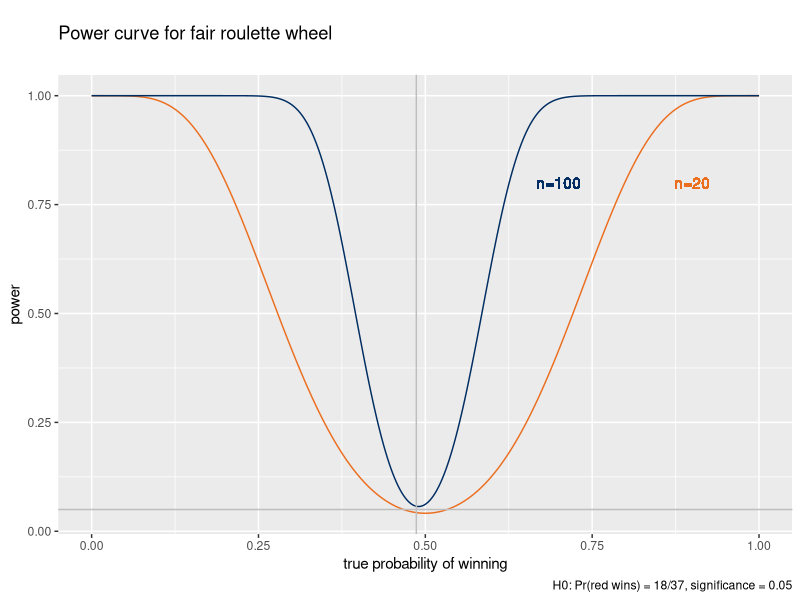
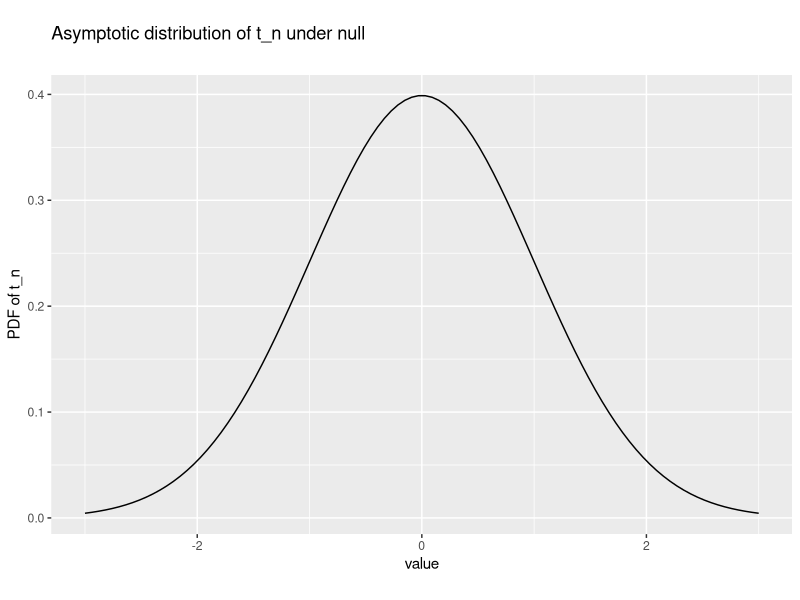
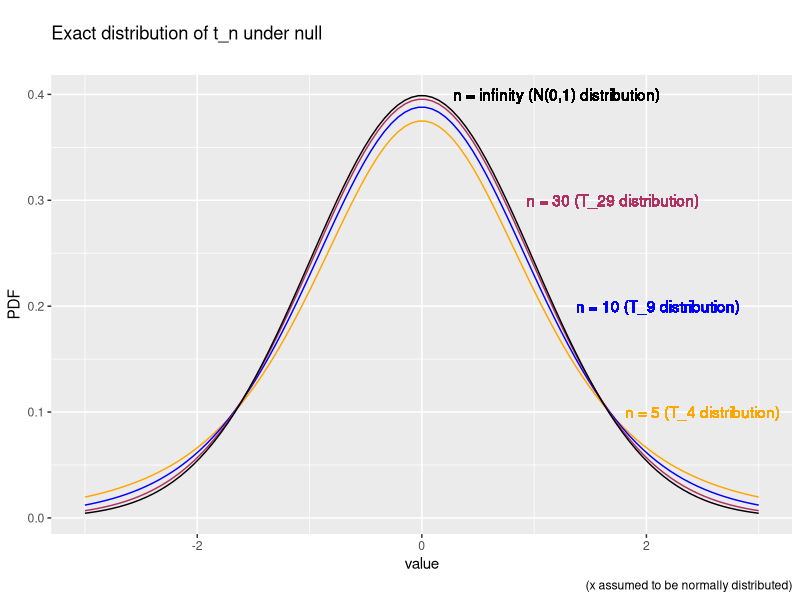

Source code (R) for these figures, in order:
## ---- chunk 1
knitr::opts_chunk$set(echo = FALSE,
                      prompt = FALSE,
                      tidy = TRUE,
                      collapse = TRUE)
library("tidyverse")
## ---- chunk 2
cat("2.5 percentile of binomial(100,18/37) =",
    qbinom(0.025,100,18/37),
    "\n")
cat("97.5 percentile of binomial(100,18/37) =",
    qbinom(0.975,100,18/37),
    "\n")
## ---- chunk 3
PowerCurveData <- tibble(theta = seq(0,1,length.out=380),
                         power20 = pbinom(qbinom(0.025,
                                                 20,
                                                 18/37),
                                          20,
                                          theta) +
                             (1 - pbinom(qbinom(0.975,
                                              20,
                                              18/37),
                                       20,
                                       theta)),
                         power100 = pbinom(qbinom(0.025,
                                                  100,
                                                  18/37),
                                           100,
                                           theta) +
                           (1 - pbinom(qbinom(0.975,
                                              100,
                                              18/37),
                                       100,
                                       theta)))
ggplot(data = PowerCurveData, 
       mapping = aes(x = theta,y = power20)) +
  geom_line(col="#EB6E1F") +
  geom_line(aes(y = power100), col="#002D62") +
  xlab("true probability of winning") +
  ylab("power") +
  geom_text(label="n=100",x=0.7,y=0.8,col="#002D62") +
  geom_text(label="n=20",x=0.9,y=0.8,col="#EB6E1F") +
  geom_hline(yintercept = 0.05,col="gray") +
  geom_vline(xintercept = 18/37,col="gray") +
  labs(title = "Power curve for fair roulette wheel", 
       subtitle = "", 
       caption = "H0: Pr(red wins) = 18/37, significance = 0.05", 
       tag = "")
## ---- chunk 4
simdata <- tibble(x = seq(-3,3,length.out = 100),
                  tinf = dnorm(x))
ggplot(data=simdata,
       mapping = aes(x= x,
                     y= tinf)) +
  geom_line() +
  xlab("value") +
  ylab("PDF of t_n") +
  labs(title = "Asymptotic distribution of t_n under null", 
       subtitle = "", 
       caption = "", 
       tag = "")
## ---- chunk 5
  cat("cL = 2.5 percentile of N(0,1) = ",
      round(qnorm(0.025),3),
      "\n")
  cat("cH = 97.5 percentile of N(0,1) = ",
      round(qnorm(0.975),3),
      "\n")
## ---- chunk 6
simdata <- tibble(x = seq(-3,3,length.out = 100),
                  t5 = dt(x,df=4),
                  t10 = dt(x,df=9),
                  t30 = dt(x,df=29),
                  tinf = dnorm(x))
ggplot(data = simdata,
       mapping = aes(x = x)) +
  geom_line(aes(y = t5), col = "orange") +
  geom_line(aes(y = t10), col = "blue") +
  geom_line(aes(y = t30), col = "maroon") +
  geom_line(aes(y = tinf), col = "black") +
  geom_text(label="n = infinity (N(0,1) distribution)",x=1.2,y=0.4,col="black") +
  geom_text(label="n = 5 (T_4 distribution)",x=2.5,y=0.1,col="orange") +
  geom_text(label="n = 10 (T_9 distribution)",x=2.1,y=0.2,col="blue") +
  geom_text(label="n = 30 (T_29 distribution)",x=1.7,y=0.3,col="maroon") +
  xlab("value") +
  ylab("PDF") +
  labs(title = "Exact distribution of t_n under null", 
       subtitle = "", 
       caption = "(x assumed to be normally distributed)", 
       tag = "")
## ---- chunk 7
  cat("cL = 2.5 percentile of T_4 = ",
      round(qt(0.025,df=4),3),
      "\n")
  cat("cH = 97.5 percentile of T_4 = ",
      round(qt(0.975,df=4),3),
      "\n")
## ---- chunk 8
  cat("cL = 2.5 percentile of T_29 = ",
      round(qt(0.025,df=29),3),
      "\n")
  cat("cH = 97.5 percentile of T_29 = ",
      round(qt(0.975,df=29),3),
      "\n")
## ---- chunk 9
  cat("cL = 2.5 percentile of T_999 = ",
      round(qt(0.025,df=999),3),
      "\n")
  cat("cH = 97.5 percentile of T_999 = ",
      round(qt(0.975,df=999),3),
      "\n")
## ---- chunk 10
  cat("cL = 2.5 percentile of T_99 = ",
      round(qt(0.025,df=99),3),
      "\n")
  cat("cH = 97.5 percentile of T_99 = ",
      round(qt(0.975,df=99),3),
      "\n")
## ---- chunk 11
# Construct a grid of many values between 0 and 1
theta <- seq(0,1,length.out=101)
# For each value in the grid, test the null hypothesis
cL <- qbinom(0.025,100,theta)
cH <- qbinom(0.975,100,theta)
accept35 <- (cL < 35 & cH > 35)
accept40 <- (cL < 40 & cH > 40)
# The confidence interval is the range of values that are not rejected
thetaCI35 <- range(theta[accept35])
thetaCI40 <- range(theta[accept40])
# If red wins 35 games:
cat("95% CI for win probability: ",thetaCI35[1]," to ",thetaCI35[2],"\n")
# If red wins 40 games:
cat("95% CI for win probability: ",thetaCI40[1]," to ",thetaCI40[2],"\n")
